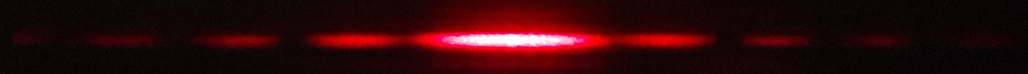
#> input picture p8_difraccion/Rejilla_sencilla_1-1.jpg, 2056 x 148 px (shown at 1/2 size); the run also reads 3 pictures not shown here
$ jupyter execute --allow-errors code_difraccion.ipynb
#> lines starting #> are read from the running program, lines starting #| are printed output that depends on the picture; after the words box and inside, x2 and y2 are one past the last pixel; in counts of white or black regions, pixels touching at a corner belong together; long printed decimals are rounded
[cell 1]
## Load modules

from PIL import Image
import numpy as np
import matplotlib.pyplot as plt
from scipy.ndimage import center_of_mass
from scipy.signal import find_peaks
from scipy.optimize import curve_fit
from scipy.ndimage import gaussian_filter1d
from scipy.signal import find_peaks, savgol_filter

## Rendija sencilla 1

Recortar la imagen a una región rectangular. Foto 1

[cell 2]
# Cargar la imagen
image_path = "Rejilla_sencilla_1-1.jpg"
img = Image.open(image_path).convert('L')  # Escala de grises
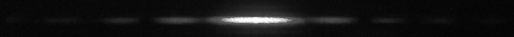
#> img: PIL image 2056x148 L (shown at 1/4 size); min 0, max 255, mean 18.9
img_array = np.array(img)

# Calcular un umbral para identificar la luz
threshold = np.percentile(img_array, 95)  # 5% más brillante
#> threshold = 60
binary_mask = img_array > threshold
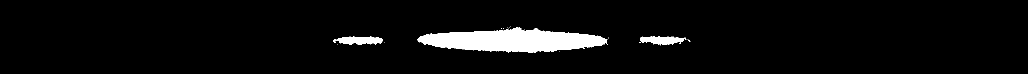
#> binary_mask: shape (148, 2056) bool (shown at 1/2 size); 4.9% white; 16 white regions (13 under 20 px), largest, box (x1, y1, x2, y2) and area: (835, 54, 1216, 105) 12651, (667, 73, 766, 90) 1146, (1280, 73, 1373, 91) 1049

# Centro de masa (principalmente en y)
com_y, _ = center_of_mass(binary_mask)
#> com_y = 80.92

# Definir altura del recorte
h = 50  # puedes ajustar esta altura (en píxeles)
half_h = h // 2

# Coordenadas del recorte
x_min = 0
x_max = img.width
y_min = max(0, int(com_y) - half_h)
#> y_min = 55
y_max = min(img.height, int(com_y) + half_h)
#> y_max = 105

# Recortar
cropped_img_1 = img.crop((x_min, y_min, x_max, y_max))
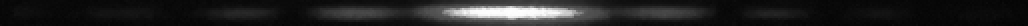
#> cropped_img_1: PIL image 2056x50 L (shown at 1/4 size); min 0, max 255, mean 33.3

# Mostrar resultado
plt.imshow(cropped_img_1, cmap='gray')

plt.axis('off')
plt.show()

[cell 3]
# === Medir intensidad en x ===
cropped_array_1 = np.array(cropped_img_1)

# ===  Perfil de intensidad ===
intensity_profile = np.mean(cropped_array_1, axis=0)
#> intensity_profile = 2056 values, max 160.2 at index 1024, min 5.08 at index 2054, mean 33.3
x_pixels = np.arange(len(intensity_profile))
#> x_pixels = 2056 values from 0 to 2055

# === Encontrar máximo central y primer pico ===

# Encontrar máximo global (centro del patrón)
x_centro_px = np.argmax(intensity_profile)
#> x_centro_px = 1024

# Para encontrar el primer pico a la derecha:
peaks, _ = find_peaks(intensity_profile, height=intensity_profile[x_centro_px]*0.2, distance=180)
#> peaks = [703, 1024, 1327]

# Filtrar picos a la derecha del centro
peaks_right = peaks[peaks > x_centro_px]
#> peaks_right = [1327]
if len(peaks_right) == 0:
    raise ValueError("No se encontró un pico a la derecha del centro.")

x_pico_px = peaks_right[0]
#> x_pico_px = 1327

# Factor de conversión
dist_cm = 3.978  # calibración. es la distancia al primer maximo del patrón de difracción (tracker)
delta_px = x_pico_px - x_centro_px
#> delta_px = 303
cm_per_px = dist_cm / delta_px
#> cm_per_px = 0.0131

# Vector de posiciones en cm centrado en 0
x_cm = (x_pixels - x_centro_px) * cm_per_px
#> x_cm = 2056 values from -13.44 to 13.54

print(f"Centro en píxel: {x_centro_px}")
#| Centro en píxel: 1024
print(f"Primer pico en píxel: {x_pico_px}")
#| Primer pico en píxel: 1327
print(f"cm/píxel: {cm_per_px:.5f}")
#| cm/píxel: 0.01313

# === Ajuste sinc² ===

def sinc2(x, I0, k_1, phi, offset):
    z = k_1*(x + phi)
    # sinc(z) = sin(z)/z, definimos sinc(0)=1
    sinc_z = np.ones_like(z)
    mask = z != 0
    sinc_z[mask] = np.sin(z[mask]) / z[mask]
    return I0 * sinc_z**2 + offset

p0 = [np.max(intensity_profile) - np.min(intensity_profile), np.pi/3, 0, np.min(intensity_profile)]
#> p0 = [155.1, 1.05, 0, 5.08]
popt, pcov = curve_fit(sinc2, x_cm, intensity_profile, p0=p0, maxfev=10000)
#> popt = [145.4, 0.869, -0.0177, 14.34]; pcov = [[0.672, 0.00162, -2.79e-07, -0.0533], [0.00162, 2.49e-05, -2.38e-10, 0.000315], [-2.79e-07, -2.38e-10, 7.18e-05, 1.82e-07], [-0.0533, 0.000315, 1.82e-07, 0.0545]]
perr = np.sqrt(np.diag(pcov))
#> perr = [0.82, 0.00499, 0.00847, 0.234]

I0, k_1, phi, offset = popt
#> I0 = 145.4; k_1 = 0.869; phi = -0.0177; offset = 14.34
dI0, dk, dphi, doffset = perr
#> dI0 = 0.82; dk = 0.00499; dphi = 0.00847; doffset = 0.234

# === R^2 ===
y_fit = sinc2(x_cm, *popt)
#> y_fit = 2056 values, max 159.7 at index 1025, min 14.34 at index 750, mean 33.3
residuals = intensity_profile - y_fit
#> residuals = 2056 values, max 26.32 at index 1327, min -13.08 at index 1006, mean 5.11e-09
ss_res = np.sum(residuals**2)
#> ss_res = 172582.3
ss_tot = np.sum((intensity_profile - np.mean(intensity_profile))**2)
#> ss_tot = 3313580.9
r_squared = 1 - (ss_res / ss_tot)
#> r_squared = 0.948

# === Graficar ===
x_fit = np.linspace(x_cm.min(), x_cm.max(), 1000)
y_fit_smooth = sinc2(x_fit, *popt)
#> y_fit_smooth = 1000 values, max 159.7 at index 498, min 14.34 at index 900, mean 33.29

eq_label = (
    r"$I(x) = I_0 \cdot \text{sinc}^2(k(x+\varphi)) + C$" + "\n"
    + rf"$I_0 = {I0:.1f} \pm {dI0:.1f}$" + "\n"
    + rf"$k = {k_1:.3f} \pm {dk:.3f}$" + "\n"
    + rf"$\varphi = {phi:.3f} \pm {dphi:.3f}$" + "\n"
    + rf"$C = {offset:.1f} \pm {doffset:.1f}$" + "\n"
    + rf"$R^2 = {r_squared:.4f}$"
)


plt.figure(figsize=(8,4))
plt.plot(x_cm, intensity_profile, label='Perfil experimental',color='black')
plt.plot(x_fit, y_fit_smooth, '-', color='red', label= eq_label)
plt.xlabel("$x$ (cm)")
plt.ylabel("Intensidad (u.a.)")
plt.title("Perfil de intensidad - Rendija sencilla 1")
# Activar ticks secundarios en el eje X
plt.minorticks_on()
plt.legend(loc='upper right', fontsize=9)
plt.grid(axis='x', which='both', linestyle='--',color='lightgrey')
plt.grid(axis='y', which='major', linestyle='--',color='lightgrey')
plt.tight_layout()
plt.show()

[cell 4]
import numpy as np
import matplotlib.pyplot as plt
from scipy.optimize import curve_fit
from scipy.signal import find_peaks, savgol_filter

# === Medir intensidad en x ===
cropped_array_1 = np.array(cropped_img_1)

# === Perfil de intensidad ===
intensity_profile = np.mean(cropped_array_1, axis=0)
x_pixels = np.arange(len(intensity_profile))
x_centro_px = np.argmax(intensity_profile)

# === Suavizar para detectar mínimos ===
smooth_profile = savgol_filter(intensity_profile, window_length=51, polyorder=3)
#> smooth_profile = 2056 values, max 156.2 at index 1026, min 5.58 at index 2055, mean 33.3

# Buscar mínimos: invertir perfil y buscar picos (mínimos)
inverted = -smooth_profile
#> inverted = 2056 values, max -5.58 at index 2055, min -156.2 at index 1026, mean -33.3
minimos_idx, _ = find_peaks(inverted, distance=80)
#> minimos_idx = [6, 124, 232, 367, 479, 581, 724, 806, 991, 1239, 1451, 1548, 1658, 1761, 1847, 2013]

# Filtrar mínimos antes y después del centro
minimos_izq = minimos_idx[minimos_idx < x_centro_px]
#> minimos_izq = [6, 124, 232, 367, 479, 581, 724, 806, 991]
minimos_der = minimos_idx[minimos_idx > x_centro_px]
#> minimos_der = [1239, 1451, 1548, 1658, 1761, 1847, 2013]
if len(minimos_izq) == 0 or len(minimos_der) == 0:
    raise ValueError("No se encontraron mínimos suficientes para definir la zona de ajuste local.")
x_min_px = minimos_izq[-3]
#> x_min_px = 724
x_max_px = minimos_der[2]
#> x_max_px = 1548

# === Primer pico para calibración ===
peaks, _ = find_peaks(intensity_profile, height=intensity_profile[x_centro_px]*0.2, distance=180)
peaks_right = peaks[peaks > x_centro_px]
x_pico_px = peaks_right[0] if len(peaks_right) > 0 else x_centro_px + 200

# === Escala en cm ===
dist_cm = 3.978  # calibración
delta_px = x_pico_px - x_centro_px
cm_per_px = dist_cm / delta_px
x_cm = (x_pixels - x_centro_px) * cm_per_px
x_min = -2.938613861386139-0.5
x_max = 2.938613861386139+0.5

print(f"Centro en píxel: {x_centro_px}")
#| Centro en píxel: 1024
print(f"Primer pico en píxel: {x_pico_px}")
#| Primer pico en píxel: 1327
print(f"cm/píxel: {cm_per_px:.5f}")
#| cm/píxel: 0.01313
print(f"Rango local: {x_min:.2f} cm a {x_max:.2f} cm")

# === Modelo sinc² ===
def sinc2(x, I0, k_1, phi, offset):
    z = k_1 * (x + phi)
    sinc_z = np.ones_like(z)
    mask = z != 0
    sinc_z[mask] = np.sin(z[mask]) / z[mask]
    return I0 * sinc_z**2 + offset

p0 = [np.max(intensity_profile) - np.min(intensity_profile), np.pi/3, 0, np.min(intensity_profile)]

# === Ajuste global ===
popt_all, pcov_all = curve_fit(sinc2, x_cm, intensity_profile, p0=p0, maxfev=10000)
#> popt_all = [145.4, 0.869, -0.0177, 14.34]; pcov_all has the same summary as pcov
I0_all, k_all, phi_all, offset_all = popt_all
#> I0_all = 145.4; k_all = 0.869; phi_all = -0.0177; offset_all = 14.34
perr_all = np.sqrt(np.diag(pcov_all))
#> perr_all = [0.82, 0.00499, 0.00847, 0.234]
y_fit_all = sinc2(x_cm, *popt_all)
#> y_fit_all has the same summary as y_fit
r2_all = 1 - np.sum((intensity_profile - y_fit_all)**2) / np.sum((intensity_profile - np.mean(intensity_profile))**2)
#> r2_all = 0.948

# === Ajuste local ===
mask_local = (x_cm >= x_min) & (x_cm <= x_max)
x_local = x_cm[mask_local]
#> x_local = 523 values from -3.43 to 3.43
intensity_local = intensity_profile[mask_local]
#> intensity_local = 523 values, max 160.2 at index 261, min 22.46 at index 46, mean 85.86
popt_local, pcov_local = curve_fit(sinc2, x_local, intensity_local, p0=p0, maxfev=10000)
#> popt_local = [134.9, 0.899, -0.0163, 23.92]; pcov_local = [[0.653, -0.00228, 1.48e-06, -0.457], [-0.00228, 4.64e-05, -1.33e-08, 0.00424], [1.48e-06, -1.33e-08, 3.48e-05, -1.82e-06], [-0.457, 0.00424, -1.82e-06, 0.571]]
I0_loc, k_loc, phi_loc, offset_loc = popt_local
#> I0_loc = 134.9; k_loc = 0.899; phi_loc = -0.0163; offset_loc = 23.92
perr_local = np.sqrt(np.diag(pcov_local))
#> perr_local = [0.808, 0.00681, 0.0059, 0.755]
x_fit_local = np.linspace(x_local.min(), x_local.max(), 500)
y_fit_local = sinc2(x_fit_local, *popt_local)
#> y_fit_local = 500 values, max 158.8 at index 251, min 23.95 at index 0, mean 85.85

# === Graficar ===
x_fit_all = np.linspace(x_cm.min(), x_cm.max(), 1000)
y_fit_all_smooth = sinc2(x_fit_all, *popt_all)
#> y_fit_all_smooth has the same summary as y_fit_smooth

label_global = (
    "Ajuste global\n"
    + f"I0 = {I0_all:.1f}, k = {k_all:.3f}, phi = {phi_all:.3f}, C = {offset_all:.1f}\n"
    + f"R² = {r2_all:.4f}"
)

label_local = (
    "Ajuste local\n"
    + f"I0 = {I0_loc:.1f}, k = {k_loc:.3f}, phi = {phi_loc:.3f}, C = {offset_loc:.1f}"
)

plt.figure(figsize=(9, 4))
plt.plot(x_cm, intensity_profile, label="Perfil experimental", color='black')
plt.plot(x_fit_all, y_fit_all_smooth, '-', color='red', label=label_global)
plt.plot(x_fit_local, y_fit_local, '--', color='blue', label=label_local)
plt.axvspan(x_min, x_max, color='gray', alpha=0.15, label='Zona de ajuste local')
plt.xlabel("x (cm)")
plt.ylabel("Intensidad (u.a.)")
plt.title("Perfil de intensidad R1- Comparación de ajustes")
plt.legend(fontsize=9, loc='upper right')
plt.minorticks_on()
plt.grid(axis='x', which='both', linestyle='--', color='lightgrey')
plt.grid(axis='y', which='major', linestyle='--', color='lightgrey')
plt.tight_layout()
plt.show()
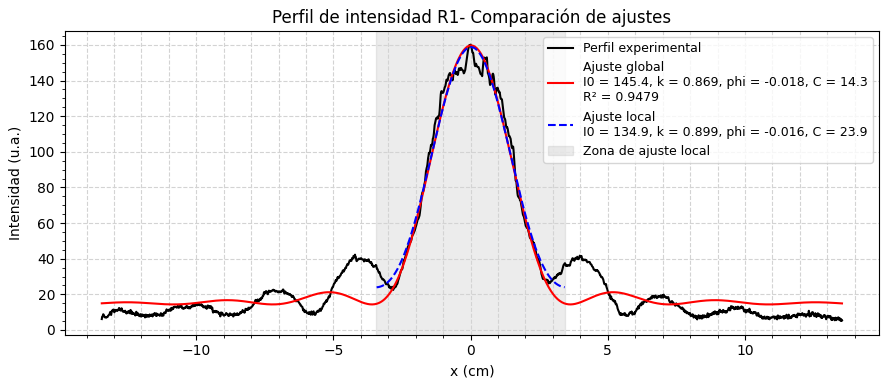
#> figure drawn by matplotlib, 1 panel; curve peaks at x = 0, y = 160.2; curve peaks at x = 0.00544, y = 159.7; curve peaks at x = 0.0206, y = 158.8

[cell 5]
print(x_min)
print(x_centro_px)
#| 1024
print(x_centro_px - x_min_px)
#| 300

cálculos (depronto hay algo mal xd)

[cell 6]
#ancho de la rejilla (w)
#Ajuste
z = 482.3 #cm +- 1cm
lam = 650e-7 #cm (longitud de onda del laser rojo)
print(k_1)
#| 0.8689

w_ajust_all = (z*lam*k_all/np.pi)*10 #mm
#> w_ajust_all = 0.0867
w_ajust_loc = (z*lam*k_loc/np.pi)*10
#> w_ajust_loc = 0.0898
print("Global: ",w_ajust_all, ". Error %: ",(w_ajust_all-0.11)*100/0.11)
#| Global:  0.08671 . Error %:  -21.176
print("Local: ",w_ajust_loc, ". Error %: ",(w_ajust_loc-0.11)*100/0.11)
#| Local:  0.08976 . Error %:  -18.404

#Tracker
x_m = 2.77 #cm +- 0.001 cm(primer cero de irradiancia)
w_trac = (lam*z/2*x_m)*10 #mm
print(w_trac)

## Rejilla sencilla 2

[cell 7]
# Cargar la imagen
image_path = "Rejilla_sencilla_2-1.jpg"
img = Image.open(image_path).convert('L')  # Escala de grises
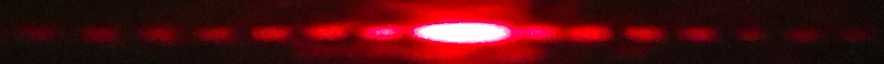
#> input picture p8_difraccion/Rejilla_sencilla_2-1.jpg, 1768 x 127 px (shown at 1/2 size)
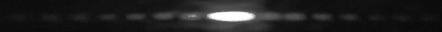
#> img: PIL image 1768x127 L (shown at 1/4 size); min 1, max 255, mean 32.8
img_array = np.array(img)

# Calcular un umbral para identificar la luz
threshold = np.percentile(img_array, 95)  # 5% más brillante
#> threshold = 82
binary_mask = img_array > threshold
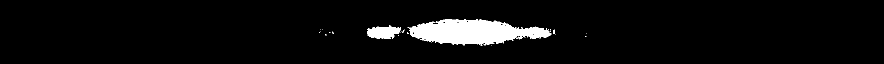
#> binary_mask: shape (127, 1768) bool (shown at 1/2 size); 4.8% white; 33 white regions (30 under 20 px), largest, box (x1, y1, x2, y2) and area: (815, 38, 1103, 92) 9427, (734, 53, 802, 78) 1217, (1106, 59, 1110, 68) 22

# Centro de masa (principalmente en y)
com_y, _ = center_of_mass(binary_mask)
#> com_y = 64.12

# Definir altura del recorte
h = 50  # puedes ajustar esta altura (en píxeles)
half_h = h // 2

# Coordenadas del recorte
x_min = 0
x_max = img.width
y_min = max(0, int(com_y) - half_h)
#> y_min = 39
y_max = min(img.height, int(com_y) + half_h)
#> y_max = 89

# Recortar
cropped_img_2 = img.crop((x_min, y_min, x_max, y_max))
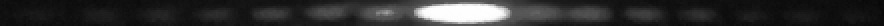
#> cropped_img_2: PIL image 1768x50 L (shown at 1/4 size); min 2, max 255, mean 47.4

# Mostrar resultado
plt.imshow(cropped_img_2, cmap='gray')

plt.axis('off')
plt.show()

[cell 8]
# === Medir intensidad en x ===
cropped_array_2 = np.array(cropped_img_2)

# ===  Perfil de intensidad ===
intensity_profile = np.mean(cropped_array_2, axis=0)
#> intensity_profile = 1768 values, max 217.7 at index 919, min 9.96 at index 1764, mean 47.4
x_pixels = np.arange(len(intensity_profile))
#> x_pixels = 1768 values from 0 to 1767

# === Encontrar máximo central y primer pico ===

# Encontrar máximo global (centro del patrón)
x_centro_px = np.argmax(intensity_profile)
#> x_centro_px = 919

# Para encontrar el primer pico a la derecha:
peaks, _ = find_peaks(intensity_profile, height=intensity_profile[x_centro_px]*0.2, distance=130)
#> peaks = [643, 774, 919, 1064]

# Filtrar picos a la derecha del centro
peaks_right = peaks[peaks > x_centro_px]
#> peaks_right = [1064]
if len(peaks_right) == 0:
    raise ValueError("No se encontró un pico a la derecha del centro.")

x_pico_px = peaks_right[0]
#> x_pico_px = 1064

# Factor de conversión
dist_cm = 2.079  # calibración
delta_px = x_pico_px - x_centro_px
#> delta_px = 145
cm_per_px = dist_cm / delta_px
#> cm_per_px = 0.0143

# Vector de posiciones en cm centrado en 0
x_cm = (x_pixels - x_centro_px) * cm_per_px
#> x_cm = 1768 values from -13.18 to 12.16

print(f"Centro en píxel: {x_centro_px}")
#| Centro en píxel: 919
print(f"Primer pico en píxel: {x_pico_px}")
#| Primer pico en píxel: 1064
print(f"cm/píxel: {cm_per_px:.5f}")
#| cm/píxel: 0.01434

# === Ajuste sinc² ===

def sinc2(x, I0, k_2, phi, offset):
    z = k_2*(x + phi)
    # sinc(z) = sin(z)/z, definimos sinc(0)=1
    sinc_z = np.ones_like(z)
    mask = z != 0
    sinc_z[mask] = np.sin(z[mask]) / z[mask]
    return I0 * sinc_z**2 + offset

p0 = [np.max(intensity_profile) - np.min(intensity_profile), np.pi/3, 0, np.min(intensity_profile)]
#> p0 = [207.7, 1.05, 0, 9.96]
popt, pcov = curve_fit(sinc2, x_cm, intensity_profile, p0=p0, maxfev=10000)
#> popt = [194.5, 1.05, -0.108, 24.9]; pcov = [[1.8, 0.00403, -2.2e-06, -0.123], [0.00403, 5.39e-05, 3.55e-08, 0.000667], [-2.2e-06, 3.55e-08, 7.52e-05, 3.81e-06], [-0.123, 0.000667, 3.81e-06, 0.127]]
perr = np.sqrt(np.diag(pcov))
#> perr = [1.34, 0.00734, 0.00867, 0.356]

I0, k_2, phi, offset = popt
#> I0 = 194.5; k_2 = 1.05; phi = -0.108; offset = 24.9
dI0, dk, dphi, doffset = perr
#> dI0 = 1.34; dk = 0.00734; dphi = 0.00867; doffset = 0.356

# === R^2 ===
y_fit = sinc2(x_cm, *popt)
#> y_fit = 1768 values, max 219.4 at index 927, min 24.9 at index 717, mean 47.4
residuals = intensity_profile - y_fit
#> residuals = 1768 values, max 42.6 at index 755, min -39.69 at index 826, mean -2.14e-09
ss_res = np.sum(residuals**2)
#> ss_res = 306714.5
ss_tot = np.sum((intensity_profile - np.mean(intensity_profile))**2)
#> ss_tot = 4698238.1
r_squared = 1 - (ss_res / ss_tot)
#> r_squared = 0.935

# === Graficar ===
x_fit = np.linspace(x_cm.min(), x_cm.max(), 1000)
y_fit_smooth = sinc2(x_fit, *popt)
#> y_fit_smooth = 1000 values, max 219.4 at index 524, min 24.9 at index 50, mean 47.39

eq_label = (
    r"$I(x) = I_0 \cdot \text{sinc}^2(k(x+\varphi)) + C$" + "\n"
    + rf"$I_0 = {I0:.0f} \pm {dI0:.0f}$" + "\n"
    + rf"$k = {k_2:.3f} \pm {dk:.3f}$" + "\n"
    + rf"$\varphi = {phi:.3f} \pm {dphi:.3f}$" + "\n"
    + rf"$C = {offset:.1f} \pm {doffset:.1f}$" + "\n"
    + rf"$R^2 = {r_squared:.4f}$"
)


plt.figure(figsize=(8,4))
plt.plot(x_cm, intensity_profile, label='Perfil experimental',color='black')
plt.plot(x_fit, y_fit_smooth, '-', color='red', label= eq_label)
plt.xlabel("$x$ (cm)")
plt.ylabel("Intensidad (u.a.)")
plt.title("Perfil de intensidad - Rendija sencilla 2")
# Activar ticks secundarios en el eje X
plt.minorticks_on()
plt.legend(loc='upper right', fontsize=9)
plt.grid(axis='x', which='both', linestyle='--',color='lightgrey')
plt.grid(axis='y', which='major', linestyle='--',color='lightgrey')
plt.tight_layout()
plt.show()
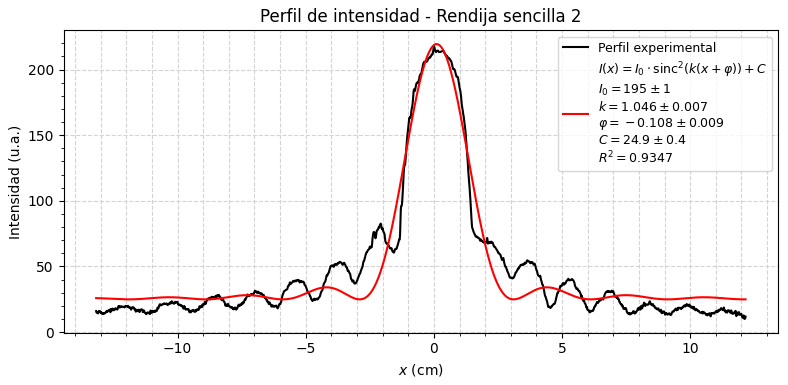
#> figure drawn by matplotlib, 1 panel; curve peaks at x = 0, y = 217.7; curve peaks at x = 0.112, y = 219.4

[cell 9]
import numpy as np
import matplotlib.pyplot as plt
from scipy.optimize import curve_fit
from scipy.signal import find_peaks, savgol_filter

# === Medir intensidad en x ===
cropped_array_2 = np.array(cropped_img_2)

# === Perfil de intensidad ===
intensity_profile = np.mean(cropped_array_2, axis=0)
x_pixels = np.arange(len(intensity_profile))
x_centro_px = np.argmax(intensity_profile)

# === Suavizar para detectar mínimos ===
smooth_profile = savgol_filter(intensity_profile, window_length=51, polyorder=3)
#> smooth_profile = 1768 values, max 214.7 at index 931, min 10.26 at index 1767, mean 47.4

# Buscar mínimos: invertir perfil y buscar picos (mínimos)
inverted = -smooth_profile
#> inverted = 1768 values, max -10.26 at index 1767, min -214.7 at index 931, mean -47.4
minimos_idx, _ = find_peaks(inverted, distance=80)
#> minimos_idx = [14, 147, 265, 372, 487, 595, 704, 808, 1040, 1132, 1238, 1346, 1455, 1553, 1665]

# Filtrar mínimos antes y después del centro
minimos_izq = minimos_idx[minimos_idx < x_centro_px]
#> minimos_izq = [14, 147, 265, 372, 487, 595, 704, 808]
minimos_der = minimos_idx[minimos_idx > x_centro_px]
#> minimos_der = [1040, 1132, 1238, 1346, 1455, 1553, 1665]
if len(minimos_izq) == 0 or len(minimos_der) == 0:
    raise ValueError("No se encontraron mínimos suficientes para definir la zona de ajuste local.")
x_min_px = minimos_izq[-3]
#> x_min_px = 595
x_max_px = minimos_der[2]
#> x_max_px = 1238

# === Primer pico para calibración ===
peaks, _ = find_peaks(intensity_profile, height=intensity_profile[x_centro_px]*0.2, distance=180)
#> peaks = [664, 919, 1108]
peaks_right = peaks[peaks > x_centro_px]
#> peaks_right = [1108]
x_pico_px = peaks_right[0] if len(peaks_right) > 0 else x_centro_px + 200
#> x_pico_px = 1108

# === Escala en cm ===
dist_cm = 2.079  # calibración
delta_px = x_pico_px - x_centro_px
#> delta_px = 189
cm_per_px = dist_cm / delta_px
#> cm_per_px = 0.011
x_cm = (x_pixels - x_centro_px) * cm_per_px
#> x_cm = 1768 values from -10.11 to 9.33
x_min = -2.0
x_max = 2.0

print(f"Centro en píxel: {x_centro_px}")
#| Centro en píxel: 919
print(f"Primer pico en píxel: {x_pico_px}")
#| Primer pico en píxel: 1108
print(f"cm/píxel: {cm_per_px:.5f}")
#| cm/píxel: 0.011
print(f"Rango local: {x_min:.2f} cm a {x_max:.2f} cm")

# === Modelo sinc² ===
def sinc2(x, I0, k_1, phi, offset):
    z = k_1 * (x + phi)
    sinc_z = np.ones_like(z)
    mask = z != 0
    sinc_z[mask] = np.sin(z[mask]) / z[mask]
    return I0 * sinc_z**2 + offset

p0 = [np.max(intensity_profile) - np.min(intensity_profile), np.pi/3, 0, np.min(intensity_profile)]

# === Ajuste global ===
popt_all, pcov_all = curve_fit(sinc2, x_cm, intensity_profile, p0=p0, maxfev=10000)
#> popt_all = [194.5, 1.36, -0.0831, 24.9]; pcov_all = [[1.8, 0.00526, -1.69e-06, -0.123], [0.00526, 9.15e-05, 3.55e-08, 0.000869], [-1.69e-06, 3.55e-08, 4.43e-05, 2.93e-06], [-0.123, 0.000869, 2.93e-06, 0.127]]
I0_all, k2_all, phi2_all, offset2_all = popt_all
#> I0_all = 194.5; k2_all = 1.36; phi2_all = -0.0831; offset2_all = 24.9
perr_all = np.sqrt(np.diag(pcov_all))
#> perr_all = [1.34, 0.00957, 0.00665, 0.356]
y_fit_all = sinc2(x_cm, *popt_all)
#> y_fit_all has the same summary as y_fit
r2_all = 1 - np.sum((intensity_profile - y_fit_all)**2) / np.sum((intensity_profile - np.mean(intensity_profile))**2)
#> r2_all = 0.935

# === Ajuste local ===
mask_local = (x_cm >= x_min) & (x_cm <= x_max)
x_local = x_cm[mask_local]
#> x_local = 363 values from -1.99 to 1.99
intensity_local = intensity_profile[mask_local]
#> intensity_local = 363 values, max 217.7 at index 181, min 59.02 at index 362, mean 129.8
popt_local, pcov_local = curve_fit(sinc2, x_local, intensity_local, p0=p0, maxfev=10000)
#> popt_local = [165.8, 1.76, -0.093, 62.78]; pcov_local = [[3.9, -0.00398, -0.000111, -1.72], [-0.00398, 0.000572, 2.04e-06, 0.0227], [-0.000111, 2.04e-06, 5.14e-05, 0.000153], [-1.72, 0.0227, 0.000153, 2.05]]
I0_loc, k2_loc, phi2_loc, offset2_loc = popt_local
#> I0_loc = 165.8; k2_loc = 1.76; phi2_loc = -0.093; offset2_loc = 62.78
perr_local = np.sqrt(np.diag(pcov_local))
#> perr_local = [1.97, 0.0239, 0.00717, 1.43]
x_fit_local = np.linspace(x_local.min(), x_local.max(), 500)
y_fit_local = sinc2(x_fit_local, *popt_local)
#> y_fit_local = 500 values, max 228.6 at index 261, min 62.78 at index 485, mean 129.8

# === Graficar ===
x_fit_all = np.linspace(x_cm.min(), x_cm.max(), 1000)
y_fit_all_smooth = sinc2(x_fit_all, *popt_all)
#> y_fit_all_smooth has the same summary as y_fit_smooth

label_global = (
    "Ajuste global\n"
    + f"I0 = {I0_all:.1f}, k = {k2_all:.3f}, phi = {phi2_all:.3f}, C = {offset2_all:.1f}\n"
    + f"R² = {r2_all:.4f}"
)

label_local = (
    "Ajuste local\n"
    + f"I0 = {I0_loc:.1f}, k = {k2_loc:.3f}, phi = {phi2_loc:.3f}, C = {offset2_loc:.1f}"
)

plt.figure(figsize=(9, 4))
plt.plot(x_cm, intensity_profile, label="Perfil experimental", color='black')
plt.plot(x_fit_all, y_fit_all_smooth, '-', color='red', label=label_global)
plt.plot(x_fit_local, y_fit_local, '--', color='blue', label=label_local)
plt.axvspan(x_min, x_max, color='gray', alpha=0.15, label='Zona de ajuste local')
plt.xlabel("x (cm)")
plt.ylabel("Intensidad (u.a.)")
plt.title("Perfil de intensidad R2 - Comparación de ajustes")
plt.legend(fontsize=9, loc='upper right')
plt.minorticks_on()
plt.grid(axis='x', which='both', linestyle='--', color='lightgrey')
plt.grid(axis='y', which='major', linestyle='--', color='lightgrey')
plt.tight_layout()
plt.show()
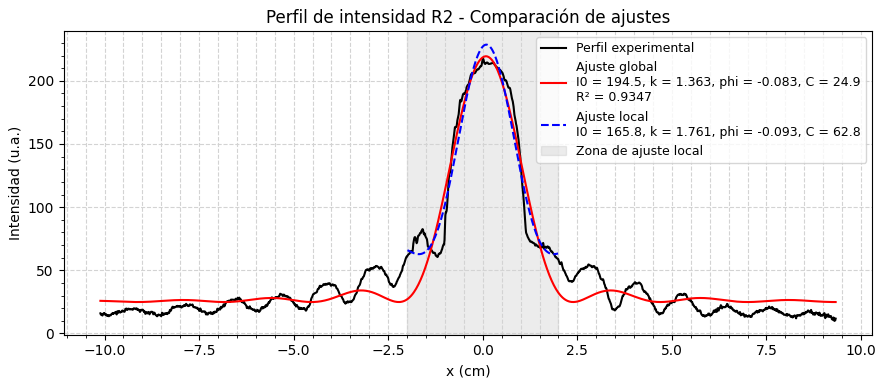
#> figure drawn by matplotlib, 1 panel; curve peaks at x = 0, y = 217.7; curve peaks at x = 0.0862, y = 219.4; curve peaks at x = 0.0918, y = 228.6
#> (the rest of the program and of its run is left out)
